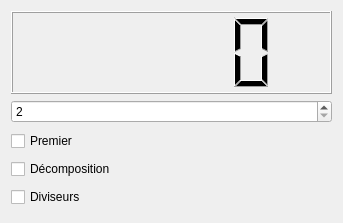
<?xml version="1.0" encoding="UTF-8"?>
<ui version="4.0">
 <class>NombrePremier</class>
 <widget class="QWidget" name="NombrePremier">
  <property name="geometry">
   <rect>
    <x>0</x>
    <y>0</y>
    <width>343</width>
    <height>223</height>
   </rect>
  </property>
  <property name="windowTitle">
   <string>Form</string>
  </property>
  <property name="windowOpacity">
   <double>999999.000000000000000</double>
  </property>
  <layout class="QVBoxLayout" name="verticalLayout">
   <item>
    <widget class="QLCDNumber" name="lcdNumber"/>
   </item>
   <item>
    <widget class="QSpinBox" name="spinBox">
     <property name="minimum">
      <number>2</number>
     </property>
     <property name="maximum">
      <number>99999</number>
     </property>
    </widget>
   </item>
   <item>
    <layout class="QHBoxLayout" name="horizontalLayout">
     <item>
      <layout class="QVBoxLayout" name="verticalLayout_2">
       <item>
        <widget class="QCheckBox" name="checkBox">
         <property name="text">
          <string>Premier</string>
         </property>
        </widget>
       </item>
       <item>
        <widget class="QCheckBox" name="checkBox_2">
         <property name="text">
          <string>Décomposition</string>
         </property>
        </widget>
       </item>
       <item>
        <widget class="QCheckBox" name="checkBox_3">
         <property name="text">
          <string>Diviseurs</string>
         </property>
        </widget>
       </item>
      </layout>
     </item>
     <item>
      <layout class="QVBoxLayout" name="verticalLayout_3">
       <item>
        <widget class="QLabel" name="label">
         <property name="text">
          <string/>
         </property>
        </widget>
       </item>
       <item>
        <widget class="QLabel" name="label_2">
         <property name="text">
          <string/>
         </property>
        </widget>
       </item>
       <item>
        <widget class="QLabel" name="label_3">
         <property name="text">
          <string/>
         </property>
        </widget>
       </item>
      </layout>
     </item>
    </layout>
   </item>
  </layout>
 </widget>
 <resources/>
 <connections>
  <connection>
   <sender>spinBox</sender>
   <signal>valueChanged(int)</signal>
   <receiver>lcdNumber</receiver>
   <slot>display(int)</slot>
   <hints>
    <hint type="sourcelabel">
     <x>142</x>
     <y>101</y>
    </hint>
    <hint type="destinationlabel">
     <x>141</x>
     <y>63</y>
    </hint>
   </hints>
  </connection>
  <connection>
   <sender>spinBox</sender>
   <signal>valueChanged(int)</signal>
   <receiver>NombrePremier</receiver>
   <slot>prog(int)</slot>
   <hints>
    <hint type="sourcelabel">
     <x>64</x>
     <y>127</y>
    </hint>
    <hint type="destinationlabel">
     <x>230</x>
     <y>145</y>
    </hint>
   </hints>
  </connection>
 </connections>
 <slots>
  <slot>prog(int)</slot>
 </slots>
</ui>
